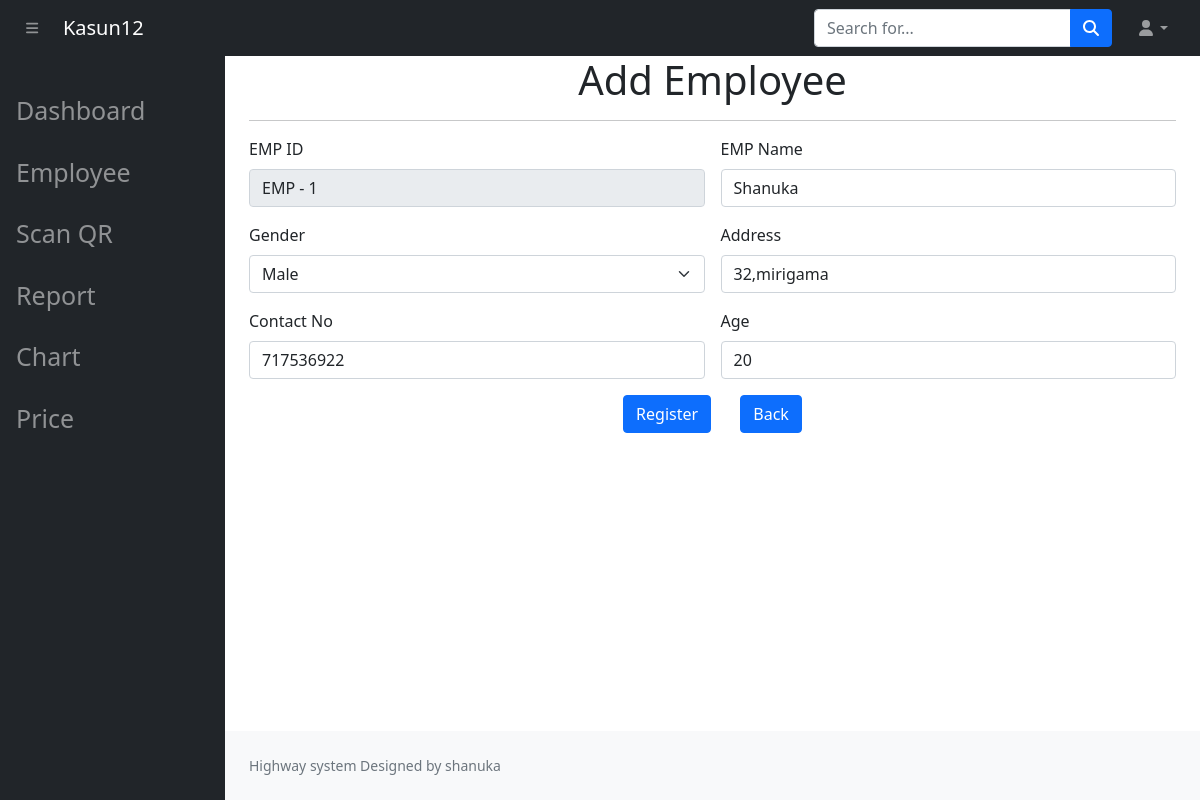
/manager/edit_employee.php?id=1 (signed in), run on the app's committed database.
### tables this page shows
CREATE TABLE `employee` (
  `id` int(50) NOT NULL,
  `emp_id` varchar(50) NOT NULL,
  `name` varchar(50) NOT NULL,
  `gender` varchar(50) NOT NULL,
  `address` varchar(50) NOT NULL,
  `tel` int(12) NOT NULL,
  `age` int(10) NOT NULL
);

### manager/edit_employee.php (the view, shortened to what this page needs)
<?php include ('includes/header.php'); ?>
<?php include('db.php'); ?>
<?php
$id=$_GET["id"];
$empid="";
$empname="";
$gender="";
$address="";
$tel="";
$age="";
$res=mysqli_query($con,"SELECT * FROM `employee` WHERE id=$id");
while($row=mysqli_fetch_array($res))
{
    $empid=$row["emp_id"];
    $empname=$row["name"];
    $gender=$row["gender"];
    $address=$row["address"];
    $tel=$row["tel"];
    $age=$row["age"];
}
?>
<div class="container-fluid px-4">
    <h1>
        <center>Add Employee
    </h1>
    <hr>
    <form class="row g-3" method="post">
        <div class="col-md-6">
            <label for="manager name" class="form-label">EMP ID</label>
            <input type="text" class="form-control" name="empid" value="<?php echo $empid; ?>" readonly>
        </div>
        <div class="col-md-6">
            <label for="entrance name" class="form-label" required>EMP Name</label>
            <input type="text" class="form-control" name="empname" value="<?php echo $empname;?>">
        </div>
        <div class="col-md-6">
            <label for="entrance name" class="form-label" required>Gender</label>
            <select class="form-select" aria-label="Default select example" name="gender" value="<?php echo $gender;?>">
                <option value="<?php echo $gender;?>"><?php echo $gender;?></option>
            </select>
        </div>
        <div class="col-md-6">
            <label class="form-label" required>Address</label>
            <input type="text" class="form-control" name="address" value="<?php echo $address;?>">
        </div>
        <div class="col-md-6">
            <label for="contact no" class="form-label" required>Contact No</label>
            <input type="text" class="form-control" name="contact" value="<?php echo $tel;?>">
        </div>
        <div class="col-6">
            <label for="inputAddress" class="form-label" required>Age</label>
            <input type="text" class="form-control" name="age" value="<?php echo $age;?>">
        </div>
        <br><br>
        <div>
            <center>
                <div class="button">
                    <input type="submit" value="Register" name="submit" id="submit" class="btn btn-primary">
                    <a type="button" class="btn btn-primary" href="employee.php">Back</a>
                </div>
            </center>
        </div>
    </form>
</div>
<?php include ('includes/script.php'); ?>
<?php include ('includes/footer.php'); ?>

### data on the page
employee: empid "EMP - 1", empname "Shanuka", gender "Male", address "32,mirigama", contact "717536922", age "20"

### other printed values
$_SESSION['username'] "Kasun12"
